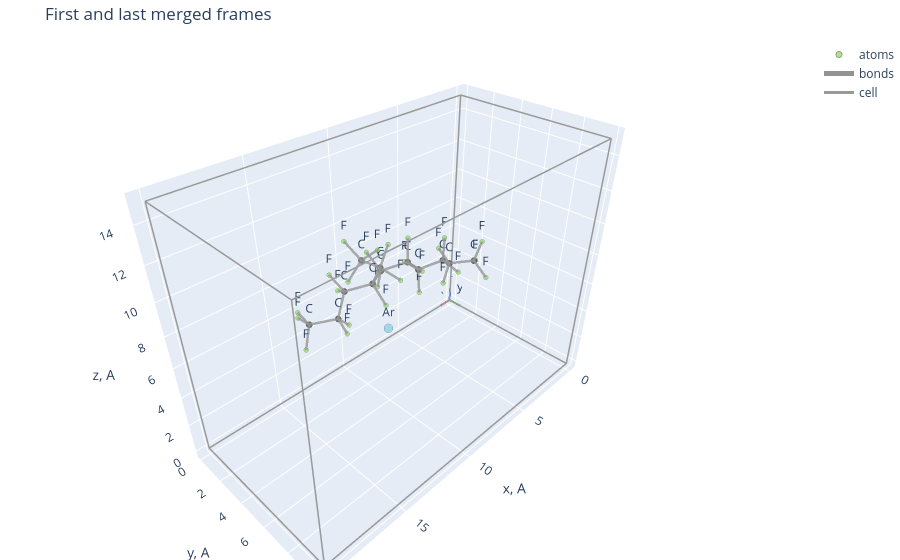

Here is the notebook cell this chart was saved with:
### Markdown cell above
## Minimal Jupyter/Plotly adapter

`scene_figure()` строит Plotly 3D для одного frame, а `scene_animation()` добавляет slider по кадрам. Эти функции работают поверх `SceneData`, поэтому не зависят от VASP/Quantum ESPRESSO/LAMMPS напрямую.

### Code cell
try:
    fig = scene_figure(scene, frame_index=0, title="First and last merged frames")
    fig.show()
except RuntimeError as error:
    print(error)
    print("Install with: pip install -e .[jupyter]")

### Figure 1 — Plotly figure (JSON) as saved in the notebook; plotly's stock layout.template omitted (floating-point values rounded to 4 significant figures)
{"data": [{"marker": {"color": ["rgba(140,216,89,1.0)", "rgba(140,216,89,1.0)", "rgba(140,216,89,1.0)", "rgba(140,216,89,1.0)", "rgba(140,216,89,1.0)", "rgba(140,216,89,1.0)", "rgba(140,216,89,1.0)", "rgba(140,216,89,1.0)", "rgba(140,216,89,1.0)", "rgba(140,216,89,1.0)", "rgba(140,216,89,1.0)", "rgba(140,216,89,1.0)", "rgba(140,216,89,1.0)", "rgba(140,216,89,1.0)", "rgba(140,216,89,1.0)", "rgba(140,216,89,1.0)", "rgba(140,216,89,1.0)", "rgba(140,216,89,1.0)", "rgba(140,216,89,1.0)", "rgba(140,216,89,1.0)", "rgba(140,216,89,1.0)", "rgba(140,216,89,1.0)", "rgba(140,216,89,1.0)", "rgba(140,216,89,1.0)", "rgba(140,216,89,1.0)", "rgba(140,216,89,1.0)", "rgba(51,51,51,1.0)", "rgba(51,51,51,1.0)", "rgba(51,51,51,1.0)", "rgba(51,51,51,1.0)", "rgba(51,51,51,1.0)", "rgba(51,51,51,1.0)", "rgba(51,51,51,1.0)", "rgba(51,51,51,1.0)", "rgba(51,51,51,1.0)", "rgba(51,51,51,1.0)", "rgba(51,51,51,1.0)", "rgba(51,51,51,1.0)", "rgba(127,204,229,1.0)"], "line": {"color": "rgba(40,40,40,0.55)", "width": 1}, "size": [5.586, 5.586, 5.586, 5.586, 5.586, 5.586, 5.586, 5.586, 5.586, 5.586, 5.586, 5.586, 5.586, 5.586, 5.586, 5.586, 5.586, 5.586, 5.586, 5.586, 5.586, 5.586, 5.586, 5.586, 5.586, 5.586, 7.448, 7.448, 7.448, 7.448, 7.448, 7.448, 7.448, 7.448, 7.448, 7.448, 7.448, 7.448, 10.39]}, "mode": "markers+text", "name": "atoms", "text": ["F", "F", "F", "F", "F", "F", "F", "F", "F", "F", "F", "F", "F", "F", "F", "F", "F", "F", "F", "F", "F", "F", "F", "F", "F", "F", "C", "C", "C", "C", "C", "C", "C", "C", "C", "C", "C", "C", "Ar"], "textposition": "top center", "type": "scatter3d", "x": [2.664, 1.437, 2.026, 4.13, 3.323, 4.512, 5.04, 6.703, 6.061, 6.911, 7.609, 8.699, 8.827, 10.95, 11.97, 12.75, 11.96, 14.48, 14.59, 13.63, 10.06, 9.236, 12.67, 11.61, 11.29, 10.09, 10.26, 2.431, 3.708, 4.885, 6.271, 7.39, 8.77, 10.15, 11.37, 12.46, 13.82, 11.51, 12.28], "y": [4.986, 3.171, 4.001, 2.821, 1.63, 3.101, 4.706, 3.186, 1.322, 2.421, 4.224, 1.726, 0.9946, 0.8457, 1.489, 3.89, 2.701, 1.903, 2.435, 0.5565, 4.993, 3.225, 3.914, 2.48, 4.622, 3.884, 3.675, 3.793, 2.878, 3.357, 2.665, 2.879, 2.111, 2.911, 1.95, 2.63, 1.851, 3.648, 6.363], "z": [5.529, 5.442, 7.39, 4.783, 6.471, 8.298, 6.868, 5.507, 6.553, 8.968, 7.876, 6.157, 8.244, 6.547, 8.369, 6.732, 5.037, 7.396, 5.27, 5.882, 8.777, 9.838, 9.395, 10.69, 10.94, 6.636, 9.044, 6.116, 6.079, 7.013, 6.69, 7.783, 7.466, 7.614, 7.228, 6.301, 6.219, 10.02, 7.614]}, {"line": {"color": "rgba(120,120,120,0.8)", "width": 5}, "mode": "lines", "name": "bonds", "type": "scatter3d", "x": [2.664, 2.431, null, 1.437, 2.431, null, 2.026, 2.431, null, 4.13, 3.708, null, 3.323, 3.708, null, 4.512, 4.885, null, 5.04, 4.885, null, 6.703, 6.271, null, 6.061, 6.271, null, 6.911, 7.39, null, 7.609, 7.39, null, 8.699, 8.77, null, 8.827, 8.77, null, 10.95, 11.37, null, 11.97, 11.37, null, 12.75, 12.46, null, 11.96, 12.46, null, 14.48, 13.82, null, 14.59, 13.82, null, 13.63, 13.82, null, 10.06, 10.26, null, 9.236, 10.26, null, 12.67, 11.51, null, 11.61, 11.51, null, 11.29, 11.51, null, 10.09, 10.15, null, 10.26, 10.15, null, 10.26, 11.51, null, 2.431, 3.708, null, 3.708, 4.885, null, 4.885, 6.271, null, 6.271, 7.39, null, 7.39, 8.77, null, 8.77, 10.15, null, 10.15, 11.37, null, 11.37, 12.46, null, 12.46, 13.82, null], "y": [4.986, 3.793, null, 3.171, 3.793, null, 4.001, 3.793, null, 2.821, 2.878, null, 1.63, 2.878, null, 3.101, 3.357, null, 4.706, 3.357, null, 3.186, 2.665, null, 1.322, 2.665, null, 2.421, 2.879, null, 4.224, 2.879, null, 1.726, 2.111, null, 0.9946, 2.111, null, 0.8457, 1.95, null, 1.489, 1.95, null, 3.89, 2.63, null, 2.701, 2.63, null, 1.903, 1.851, null, 2.435, 1.851, null, 0.5565, 1.851, null, 4.993, 3.675, null, 3.225, 3.675, null, 3.914, 3.648, null, 2.48, 3.648, null, 4.622, 3.648, null, 3.884, 2.911, null, 3.675, 2.911, null, 3.675, 3.648, null, 3.793, 2.878, null, 2.878, 3.357, null, 3.357, 2.665, null, 2.665, 2.879, null, 2.879, 2.111, null, 2.111, 2.911, null, 2.911, 1.95, null, 1.95, 2.63, null, 2.63, 1.851, null], "z": [5.529, 6.116, null, 5.442, 6.116, null, 7.39, 6.116, null, 4.783, 6.079, null, 6.471, 6.079, null, 8.298, 7.013, null, 6.868, 7.013, null, 5.507, 6.69, null, 6.553, 6.69, null, 8.968, 7.783, null, 7.876, 7.783, null, 6.157, 7.466, null, 8.244, 7.466, null, 6.547, 7.228, null, 8.369, 7.228, null, 6.732, 6.301, null, 5.037, 6.301, null, 7.396, 6.219, null, 5.27, 6.219, null, 5.882, 6.219, null, 8.777, 9.044, null, 9.838, 9.044, null, 9.395, 10.02, null, 10.69, 10.02, null, 10.94, 10.02, null, 6.636, 7.614, null, 9.044, 7.614, null, 9.044, 10.02, null, 6.116, 6.079, null, 6.079, 7.013, null, 7.013, 6.69, null, 6.69, 7.783, null, 7.783, 7.466, null, 7.466, 7.614, null, 7.614, 7.228, null, 7.228, 6.301, null, 6.301, 6.219, null]}, {"line": {"color": "rgba(153,153,153,1.0)", "width": 3}, "mode": "lines", "name": "cell", "type": "scatter3d", "x": [0, 20, null, 0, 0, null, 0, 0, null, 20, 20, null, 20, 20, null, 0, 20, null, 0, 0, null, 20, 20, null, 0, 20, null, 0, 0, null, 20, 20, null, 0, 20, null], "y": [0, 0, null, 0, 10, null, 0, 0, null, 0, 10, null, 0, 0, null, 10, 10, null, 10, 10, null, 10, 10, null, 0, 0, null, 0, 10, null, 0, 10, null, 10, 10, null], "z": [0, 0, null, 0, 0, null, 0, 15, null, 0, 0, null, 0, 15, null, 0, 0, null, 0, 15, null, 0, 15, null, 15, 15, null, 15, 15, null, 15, 15, null, 15, 15, null]}, {"line": {"color": "rgba(210,40,40,0.9)", "width": 4}, "mode": "lines+text", "name": "x-axis", "showlegend": false, "text": ["", "x"], "type": "scatter3d", "x": [0, 1], "y": [0, 0], "z": [0, 0]}, {"line": {"color": "rgba(40,160,60,0.9)", "width": 4}, "mode": "lines+text", "name": "y-axis", "showlegend": false, "text": ["", "y"], "type": "scatter3d", "x": [0, 0], "y": [0, 1], "z": [0, 0]}, {"line": {"color": "rgba(50,80,220,0.9)", "width": 4}, "mode": "lines+text", "name": "z-axis", "showlegend": false, "text": ["", "z"], "type": "scatter3d", "x": [0, 0], "y": [0, 0], "z": [0, 1]}], "layout": {"margin": {"b": 0, "l": 0, "r": 0, "t": 40}, "scene": {"aspectmode": "data", "xaxis": {"title": {"text": "x, A"}}, "yaxis": {"title": {"text": "y, A"}}, "zaxis": {"title": {"text": "z, A"}}}, "showlegend": true, "title": {"text": "First and last merged frames"}}}
